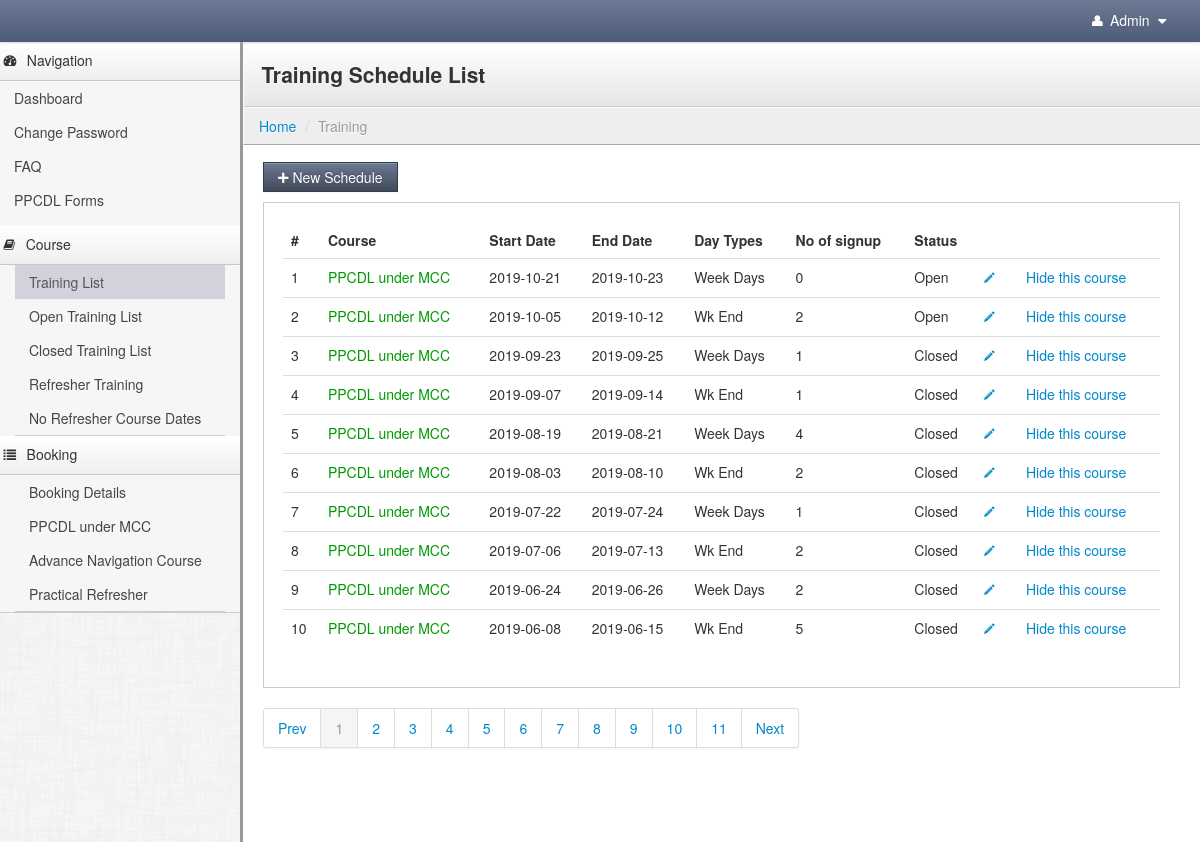
/admin/home.php?mode=training&pg=training_list (signed in), run on the app's committed database.
### tables this page shows
CREATE TABLE `training_schedules` (
  `course_training_id` int(11) NOT NULL AUTO_INCREMENT,
  `course_id` int(11) NOT NULL,
  `start_date` date NOT NULL,
  `end_date` date NOT NULL,
  `day_type` enum('Week Days','Wk End') NOT NULL,
  `limit_stat` enum('Y','N') NOT NULL,
  `max_limit` int(11) NOT NULL,
  `no_of_sign_up` int(11) NOT NULL,
  `training_stat` enum('O','C') NOT NULL,
  `stat` enum('Y','N') NOT NULL,
  PRIMARY KEY (`course_training_id`)
);

CREATE TABLE `course` (
  `course_id` int(11) NOT NULL AUTO_INCREMENT,
  `course_name` varchar(255) NOT NULL,
  PRIMARY KEY (`course_id`)
);

### admin/include_page/training/training_list.php (the view, shortened to what this page needs)
<?php include("./include/top_bar.php");
      include("./include/sidebar_nav.php");
$argu2	= 	'';
$limit	=	10;
$seltab	=	"select * from training_schedules order by course_training_id desc";
list($res_query, $paging_table,$total_record)	= pagedisplay($start,$argu2,$limit,'home',$seltab) ;
?>
<div class="content">
    <div class="header">
        <h1 class="page-title">Training Schedule List</h1>
    </div>
     <?php include("./include/breadcrumb.php");?>
    <div class="container-fluid">
        <div class="row-fluid">
            <div class="btn-toolbar">
                <a href="<?php echo pg_link("mode=training&pg=add_schedule")?>"  title="Add New Faculty" class="btn btn-primary"><i class="icon-plus"></i> New Schedule</a>
            </div>
            <div class="well">
                <table class="table">
                    <thead>
                        <tr>
                            <th>#</th>
                            <th>Course</th>
                            <th>Start Date</th>
                            <th>End Date</th>
                            <th>Day Types</th>
                            <th>No of signup</th>
                            <th>Status</th>
                            <th style="width: 26px;"></th>
                            <th style="width:126px;"></th>
                        </tr>
                    </thead>
                    <tbody>
            <?php
			$cnt=0;
			while($result = mysqli_fetch_array($res_query)){
				$cnt++;
				$univ = mysqli_query($con,"select course_name from course where course_id = '".$result['course_id']."'");
				$un_qry = mysqli_fetch_array($univ);
				?>
                        <tr>
                            <td><?php echo $cnt?></td>
                             <td <?php if($result['stat']=='Y'){ ?>style="color:#009900; "<?php } ?>><?php echo $un_qry['course_name']?></td>
                            <td><?php echo $result['start_date']?></td>
                            <td><?php echo $result['end_date']?></td>
                            <td><?php echo $result['day_type']?></td>
                            <td><?php echo $result['no_of_sign_up']?></td>
                            <td><?php if($result['training_stat']=='O'){
									echo 'Open';
									}
									else if($result['training_stat']=='C'){
									echo 'Closed';
									}
									?></td>
                            <td>
                            <a href="<?php echo pg_link("mode=training&pg=edit_schedule&edit_id=".$result['course_training_id'])?>" title="Edit"><i class="icon-pencil"></i></a>
                            </td>
							   <td>
							   <?php
							   if($result['stat']=='Y'){
							   ?>
                            	<a href="javascript:;;" onClick="javascript:hide_course('<?php echo pg_link("mode=training&pg=training_list&start=".$start."&edit_id=".$result['course_training_id'])?>');" title="hide">Hide this course</a>
                           	<?php
							}
							else
							{
							?>
							<a href="javascript:;;" onClick="javascript:hide_course('<?php echo pg_link("mode=training&pg=training_list&start=".$start."&edit_id=".$result['course_training_id'])?>');" title="Show">Show this course</a>
							<?php
							}
							?>
                            </td>
                        </tr>
             <?php }?>
                    </tbody>
                </table>
            </div>
            <div class="pagination"><?php echo $paging_table?> </div>
          <?php include("./include/footer.php");?>
        </div>
    </div>
</div>
  </body>
</html>

### admin/stylesheets/theme.css (style rules this page uses)
body { background: #eee; background-image: url(../images/furley_bg.png); background-position: initial initial; background-repeat: initial initial; background-position: initial initial; background-repeat: initial initial; margin: 0px; padding: 0px; }
h1 { margin-top: 0px; color: #eee; }
.content { min-width: 400px; position: relative; min-height: 800px; background: #fff; margin-left: 240px; border-left: 1px solid #cccccc; border-left: 3px solid #999999; }
.header { background: #ffffff; background: #ffffff; background: -webkit-gradient(linear, left bottom, left top, color-stop(0, #e6e6e6), color-stop(1, #ffffff)); background: -ms-linear-gradient(bottom, #e6e6e6, #ffffff); background: -moz-linear-gradient(center bottom, #e6e6e6 0%, #ffffff 100%); background: -o-linear-gradient(bottom, #e6e6e6, #ffffff); filter: progid:dximagetransform.microsoft.gradient(startColorStr='#4d5b76', EndColorStr='#6c7a95'); -ms-filter: "progid:DXImageTransform.Microsoft.gradient(startColorStr='#ffffff',EndColorStr='#e6e6e6')"; border-bottom: 1px solid #cccccc; border-top: 1px solid #ffffff; border-left: 1px solid #ffffff; padding: 0em 1.25em; }
.header h1 { margin: 1em 0em; padding: 0em; line-height: 1em; font-size: 1.5em; color: #eee; color: #333; }
.btn { -webkit-border-radius: 0px; -moz-border-radius: 0px; border-radius: 0px; }
.btn-primary { background-color: #414959; background-image: -webkit-gradient(linear, 0 0, 0 100%, from(#6c7994), to(#414959)); background-image: -webkit-linear-gradient(top, #6c7994, #414959); background-image: -o-linear-gradient(top, #6c7994, #414959); background-image: linear-gradient(to bottom, #6c7994, #414959); background-image: -moz-linear-gradient(top, #6c7994, #414959); filter: progid:dximagetransform.microsoft.gradient(startColorStr='#6c7994', EndColorStr='#414959'); -ms-filter: "progid:DXImageTransform.Microsoft.gradient(startColorStr='#6c7994',EndColorStr='#414959')"; border: 1px solid #363d4a; }
.well { background-color: #fff; border: 1px solid #ccc; -webkit-box-shadow: 1px 1px 0px #ffffff; -moz-box-shadow: 1px 1px 0px #ffffff; box-shadow: 1px 1px 0px #ffffff; -webkit-border-radius: 0px; -moz-border-radius: 0px; border-radius: 0px; -moz-background-clip: padding; -webkit-background-clip: padding-box; background-clip: padding-box; }

### data on the page
training_schedules: course.course_name "PPCDL under MCC", start_date "2019-10-21", end_date "2019-10-23", day_type "Week Days", no_of_sign_up "0", training_stat "Open"
training_schedules: course.course_name "PPCDL under MCC", start_date "2019-10-05", end_date "2019-10-12", day_type "Wk End", no_of_sign_up "2", training_stat "Open"
training_schedules: course.course_name "PPCDL under MCC", start_date "2019-09-23", end_date "2019-09-25", day_type "Week Days", no_of_sign_up "1", training_stat "Closed"
training_schedules: course.course_name "PPCDL under MCC", start_date "2019-09-07", end_date "2019-09-14", day_type "Wk End", no_of_sign_up "1", training_stat "Closed"
training_schedules: course.course_name "PPCDL under MCC", start_date "2019-08-19", end_date "2019-08-21", day_type "Week Days", no_of_sign_up "4", training_stat "Closed"
training_schedules: course.course_name "PPCDL under MCC", start_date "2019-08-03", end_date "2019-08-10", day_type "Wk End", no_of_sign_up "2", training_stat "Closed"
training_schedules: course.course_name "PPCDL under MCC", start_date "2019-07-22", end_date "2019-07-24", day_type "Week Days", no_of_sign_up "1", training_stat "Closed"
training_schedules: course.course_name "PPCDL under MCC", start_date "2019-07-06", end_date "2019-07-13", day_type "Wk End", no_of_sign_up "2", training_stat "Closed"
training_schedules: course.course_name "PPCDL under MCC", start_date "2019-06-24", end_date "2019-06-26", day_type "Week Days", no_of_sign_up "2", training_stat "Closed"
training_schedules: course.course_name "PPCDL under MCC", start_date "2019-06-08", end_date "2019-06-15", day_type "Wk End", no_of_sign_up "5", training_stat "Closed"

### other printed values
$mode_label "Training"
